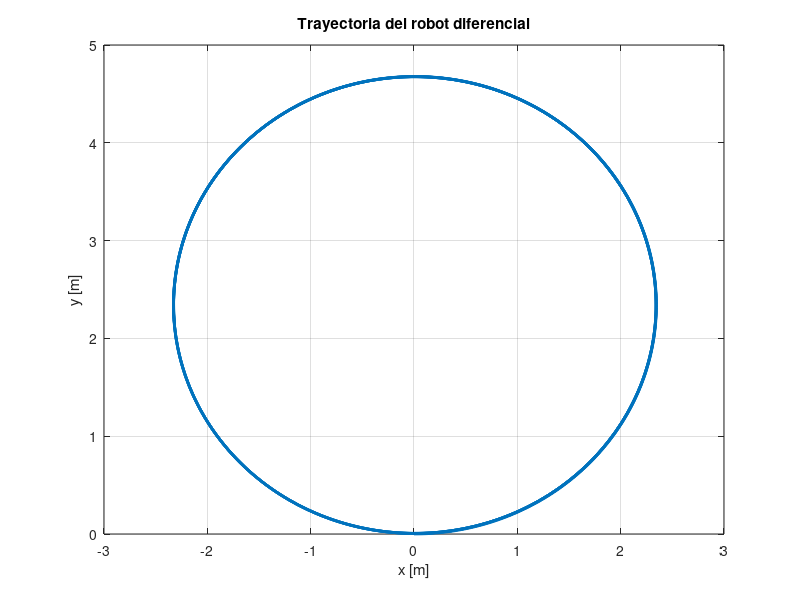
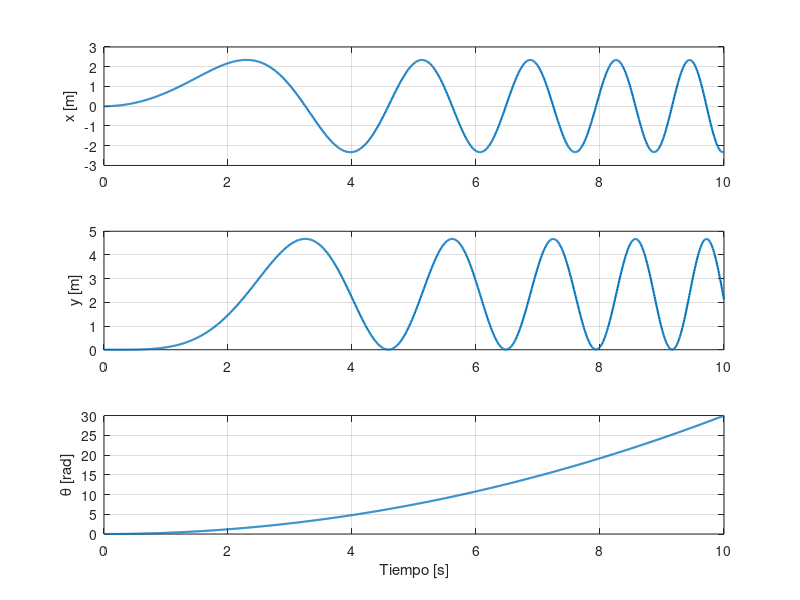
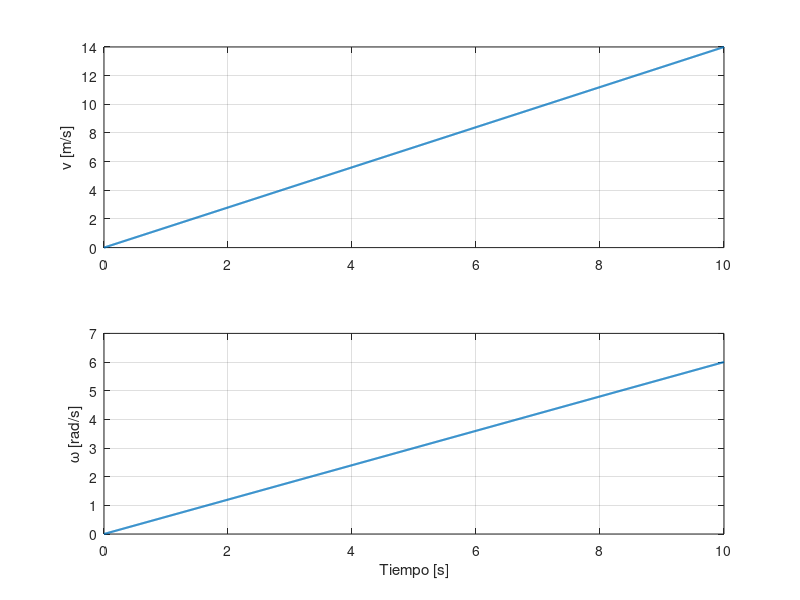
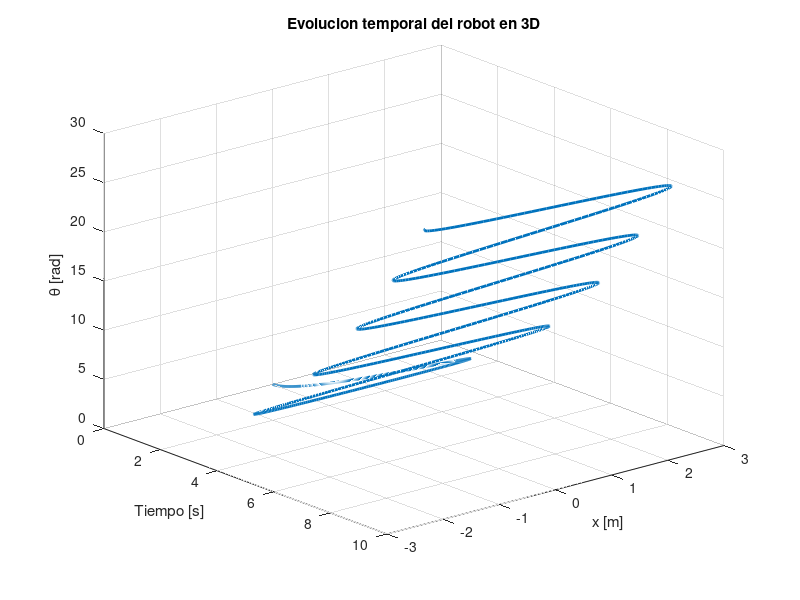

Source code (MATLAB) for these figures, in order: (Note: this script raises an error after producing the figures.)
%% SIMULACION DE ROBOT DIFERENCIAL DE DOS RUEDAS
clc; clear; close all;

%% 1. PARAMETROS DEL ROBOT
r = 0.05;      % Radio de las ruedas [m]
L = 0.30;      % Distancia entre ruedas [m]
m = 5;         % Masa del robot [kg]
I = 0.25;      % Momento de inercia [kg·m^2]

%% 2. TIEMPO DE SIMULACION
dt = 0.01;     % Paso de integracion [s]
T  = 10;       % Tiempo total [s]
t  = 0:dt:T;   % Vector de tiempo
N  = length(t);

%% 3. VARIABLES DE ESTADO
x     = zeros(1,N);
y     = zeros(1,N);
theta = zeros(1,N);
v     = zeros(1,N);
omega = zeros(1,N);

%% 4. CONDICIONES INICIALES
x(1)     = 0;
y(1)     = 0;
theta(1)= 0;
v(1)     = 0;
omega(1)= 0;

%% 5. ENTRADAS (TORQUES DE LOS MOTORES)
tau_R = 0.2 * ones(1,N);    % Torque rueda derecha [Nm]
tau_L = 0.15 * ones(1,N);   % Torque rueda izquierda [Nm]

%% 6. BUCLE DE SIMULACION
for k = 1:N-1
    
    % --- MODELO DINAMICO ---
    dv     = (tau_R(k) + tau_L(k)) / (m * r);
    domega = (L * (tau_R(k) - tau_L(k))) / (2 * I * r);
    
    % Integracion de velocidades
    v(k+1)     = v(k)     + dv * dt;
    omega(k+1) = omega(k) + domega * dt;
    
    % --- MODELO CINEMATICO ---
    x(k+1)     = x(k) + v(k) * cos(theta(k)) * dt;
    y(k+1)     = y(k) + v(k) * sin(theta(k)) * dt;
    theta(k+1)= theta(k) + omega(k) * dt;
end

%% 7. GRAFICA DE TRAYECTORIA
figure;
plot(x,y,'LineWidth',2);
grid on;
xlabel('x [m]');
ylabel('y [m]');
title('Trayectoria del robot diferencial');

%% 8. GRAFICAS DE ESTADO
figure;
subplot(3,1,1)
plot(t,x,'LineWidth',1.5)
ylabel('x [m]')
grid on

subplot(3,1,2)
plot(t,y,'LineWidth',1.5)
ylabel('y [m]')
grid on

subplot(3,1,3)
plot(t,theta,'LineWidth',1.5)
ylabel('\theta [rad]')
xlabel('Tiempo [s]')
grid on

%% 9. VELOCIDADES
figure;
subplot(2,1,1)
plot(t,v,'LineWidth',1.5)
ylabel('v [m/s]')
grid on

subplot(2,1,2)
plot(t,omega,'LineWidth',1.5)
ylabel('\omega [rad/s]')
xlabel('Tiempo [s]')
grid on

%% GRAFICO 3D: TIEMPO - POSICION - ORIENTACION
figure;
plot3(t, x, theta, 'LineWidth', 2);
grid on;
xlabel('Tiempo [s]');
ylabel('x [m]');
zlabel('\theta [rad]');
title('Evolucion temporal del robot en 3D');
view(50,25);


%% ANIMACION 3D DEL ROBOT DIFERENCIAL

figure('Color','w');
axis equal;
grid on;
xlabel('X [m]');
ylabel('Y [m]');
zlabel('Z [m]');
title('Animacion 3D del Robot Diferencial');

view(45,30);
hold on;

% Limites del espacio
margin = 0.5;
xlim([min(x)-margin, max(x)+margin]);
ylim([min(y)-margin, max(y)+margin]);
zlim([0 0.3]);

%% PARAMETROS GEOMETRICOS DEL ROBOT
robot_radius = 0.15;   % Radio del cuerpo
robot_height = 0.05;   % Altura del cuerpo
wheel_radius = 0.05;
wheel_width  = 0.02;

%% CREACION DEL CUERPO DEL ROBOT
[XC, YC, ZC] = cylinder(robot_radius, 30);
ZC = ZC * robot_height;

body = surf(XC, YC, ZC, ...
    'FaceColor', [0.7 0.7 0.7], 'EdgeColor', 'none');

%% CREACION DE LAS RUEDAS
[XR, YR, ZR] = cylinder(wheel_radius, 20);
ZR = ZR * wheel_width;

wheel_R = surf(XR, YR, ZR, ...
    'FaceColor', 'k', 'EdgeColor', 'none');

wheel_L = surf(XR, YR, ZR, ...
    'FaceColor', 'k', 'EdgeColor', 'none');

%% BUCLE DE ANIMACION
for k = 1:10:length(x)
    
    % Transformacion del cuerpo
    R = [cos(theta(k)) -sin(theta(k)) 0;
         sin(theta(k))  cos(theta(k)) 0;
         0              0             1];
    
    % Cuerpo del robot
    pts = R * [XC(:)'; YC(:)'; ZC(:)'];
    body.XData = reshape(pts(1,:) + x(k), size(XC));
    body.YData = reshape(pts(2,:) + y(k), size(YC));
    body.ZData = reshape(pts(3,:), size(ZC));
    
    % Rueda derecha
    offset_R = R * [0;  robot_radius; 0];
    wheel_R.XData = XR + x(k) + offset_R(1);
    wheel_R.YData = YR + y(k) + offset_R(2);
    wheel_R.ZData = ZR;
    
    % Rueda izquierda
    offset_L = R * [0; -robot_radius; 0];
    wheel_L.XData = XR + x(k) + offset_L(1);
    wheel_L.YData = YR + y(k) + offset_L(2);
    wheel_L.ZData = ZR;
    
    drawnow;
    pause(0.05);   % <<< CONTROLA LA VELOCIDAD DE LA ANIMACION
end



%% ================== ANIMACION 3D AVANZADA ==================
figure('Color','w','Position',[100 100 1200 500]);

%% ---------- SUBPLOT 1: VISTA SUPERIOR ----------
subplot(1,2,1)
hold on; grid on; axis equal;
xlabel('X [m]'); ylabel('Y [m]');
title('Vista Superior (Trayectoria en tiempo real)');
view(2)

traj = plot(NaN,NaN,'b','LineWidth',2); % Trayectoria
robotTop = plot(0,0,'ko','MarkerSize',10,'MarkerFaceColor','k');
dirArrow = quiver(0,0,0,0,'r','LineWidth',2,'MaxHeadSize',2);

margin = 0.5;
xlim([min(x)-margin max(x)+margin])
ylim([min(y)-margin max(y)+margin])

%% ---------- SUBPLOT 2: VISTA 3D ----------
subplot(1,2,2)
hold on; grid on; axis equal;
xlabel('X [m]'); ylabel('Y [m]'); zlabel('Z [m]');
title('Animacion 3D del Robot Diferencial');
view(45,30)

xlim([min(x)-margin max(x)+margin])
ylim([min(y)-margin max(y)+margin])
zlim([0 0.3])

%% ---------- PARAMETROS GEOMETRICOS ----------
robot_radius = 0.15;
robot_height = 0.05;
wheel_radius = r;
wheel_width  = 0.02;

%% ---------- CUERPO DEL ROBOT ----------
[XC, YC, ZC] = cylinder(robot_radius, 30);
ZC = ZC * robot_height;
body = surf(XC, YC, ZC, 'FaceColor',[0.7 0.7 0.7],'EdgeColor','none');

%% ---------- RUEDAS ----------
[XR, YR, ZR] = cylinder(wheel_radius, 20);
ZR = ZR * wheel_width;

wheelR = surf(XR, YR, ZR, 'FaceColor','k','EdgeColor','none');
wheelL = surf(XR, YR, ZR, 'FaceColor','k','EdgeColor','none');

%% ---------- TEXTO VELOCIDADES ----------
velText = text(0,0,0.25,'','FontSize',10,'FontWeight','bold');

%% ================== BUCLE DE ANIMACION ==================
for k = 1:10:length(x)

    %% ----- CINEMATICA DE RUEDAS -----
    omegaR = (2*v(k) + omega(k)*L) / (2*r);
    omegaL = (2*v(k) - omega(k)*L) / (2*r);

    %% ----- MATRIZ DE ROTACION -----
    R = [cos(theta(k)) -sin(theta(k)) 0;
         sin(theta(k))  cos(theta(k)) 0;
         0              0             1];

    %% ----- ACTUALIZAR CUERPO -----
    pts = R * [XC(:)'; YC(:)'; ZC(:)'];
    body.XData = reshape(pts(1,:) + x(k), size(XC));
    body.YData = reshape(pts(2,:) + y(k), size(YC));
    body.ZData = reshape(pts(3,:), size(ZC));

    %% ----- ACTUALIZAR RUEDAS -----
    offsetR = R*[0;  robot_radius; 0];
    offsetL = R*[0; -robot_radius; 0];

    wheelR.XData = XR + x(k) + offsetR(1);
    wheelR.YData = YR + y(k) + offsetR(2);
    wheelR.ZData = ZR;

    wheelL.XData = XR + x(k) + offsetL(1);
    wheelL.YData = YR + y(k) + offsetL(2);
    wheelL.ZData = ZR;

    %% ----- VISTA SUPERIOR -----
    traj.XData = x(1:k);
    traj.YData = y(1:k);

    robotTop.XData = x(k);
    robotTop.YData = y(k);

    dirArrow.XData = x(k);
    dirArrow.YData = y(k);
    dirArrow.UData = 0.2*cos(theta(k));
    dirArrow.VData = 0.2*sin(theta(k));

    %% ----- TEXTO DE VELOCIDADES -----
    velText.Position = [x(k) y(k) 0.25];
    velText.String = sprintf(['v = %.2f m/s\n', ...
                              '\\omega = %.2f rad/s\n', ...
                              '\\omega_R = %.2f rad/s\n', ...
                              '\\omega_L = %.2f rad/s'], ...
                              v(k), omega(k), omegaR, omegaL);

    drawnow;
    pause(0.05);   % <<< CONTROLA LA VELOCIDAD DE LA ANIMACION
end
